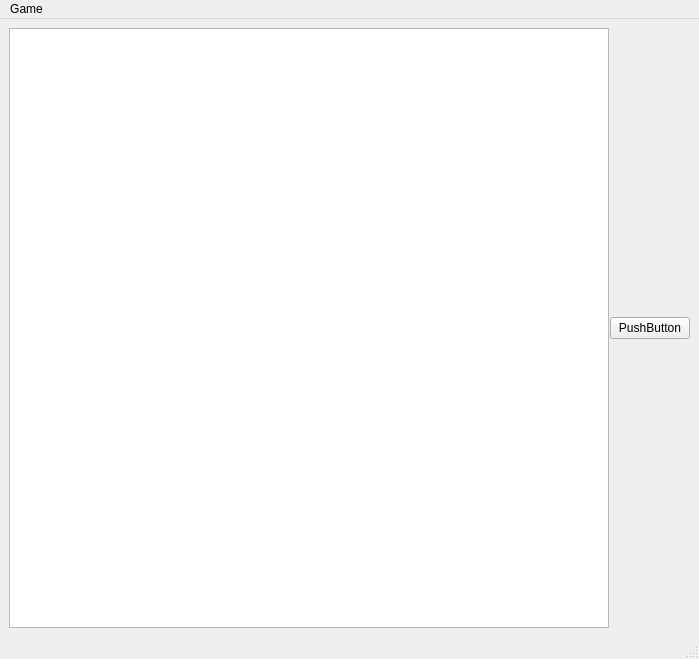
<?xml version="1.0" encoding="UTF-8"?>
<ui version="4.0">
 <class>MainWindow</class>
 <widget class="QMainWindow" name="MainWindow">
  <property name="geometry">
   <rect>
    <x>0</x>
    <y>0</y>
    <width>699</width>
    <height>659</height>
   </rect>
  </property>
  <property name="sizePolicy">
   <sizepolicy hsizetype="Fixed" vsizetype="Fixed">
    <horstretch>0</horstretch>
    <verstretch>0</verstretch>
   </sizepolicy>
  </property>
  <property name="minimumSize">
   <size>
    <width>699</width>
    <height>659</height>
   </size>
  </property>
  <property name="maximumSize">
   <size>
    <width>699</width>
    <height>659</height>
   </size>
  </property>
  <property name="windowTitle">
   <string>MainWindow</string>
  </property>
  <widget class="QWidget" name="centralwidget">
   <property name="sizePolicy">
    <sizepolicy hsizetype="Fixed" vsizetype="Fixed">
     <horstretch>0</horstretch>
     <verstretch>0</verstretch>
    </sizepolicy>
   </property>
   <layout class="QHBoxLayout" name="horizontalLayout">
    <property name="spacing">
     <number>0</number>
    </property>
    <property name="leftMargin">
     <number>0</number>
    </property>
    <property name="topMargin">
     <number>0</number>
    </property>
    <property name="rightMargin">
     <number>0</number>
    </property>
    <property name="bottomMargin">
     <number>0</number>
    </property>
    <item>
     <widget class="QWidget" name="widget" native="true">
      <layout class="QHBoxLayout" name="horizontalLayout_2">
       <item>
        <widget class="QGraphicsView" name="graphicsView">
         <property name="sizePolicy">
          <sizepolicy hsizetype="Fixed" vsizetype="Fixed">
           <horstretch>0</horstretch>
           <verstretch>0</verstretch>
          </sizepolicy>
         </property>
         <property name="minimumSize">
          <size>
           <width>600</width>
           <height>600</height>
          </size>
         </property>
         <property name="maximumSize">
          <size>
           <width>600</width>
           <height>600</height>
          </size>
         </property>
         <property name="verticalScrollBarPolicy">
          <enum>Qt::ScrollBarAlwaysOff</enum>
         </property>
         <property name="horizontalScrollBarPolicy">
          <enum>Qt::ScrollBarAlwaysOff</enum>
         </property>
        </widget>
       </item>
       <item>
        <widget class="QPushButton" name="pushButton">
         <property name="text">
          <string>PushButton</string>
         </property>
        </widget>
       </item>
      </layout>
     </widget>
    </item>
   </layout>
  </widget>
  <widget class="QMenuBar" name="menubar">
   <property name="geometry">
    <rect>
     <x>0</x>
     <y>0</y>
     <width>699</width>
     <height>21</height>
    </rect>
   </property>
   <widget class="QMenu" name="menuClose">
    <property name="title">
     <string>Game</string>
    </property>
    <addaction name="actionGame_close"/>
   </widget>
   <addaction name="menuClose"/>
  </widget>
  <widget class="QStatusBar" name="statusbar"/>
  <action name="actionGame_close">
   <property name="text">
    <string>Game close</string>
   </property>
  </action>
 </widget>
 <resources/>
 <connections>
  <connection>
   <sender>actionGame_close</sender>
   <signal>triggered()</signal>
   <receiver>MainWindow</receiver>
   <slot>gameclose()</slot>
   <hints>
    <hint type="sourcelabel">
     <x>-1</x>
     <y>-1</y>
    </hint>
    <hint type="destinationlabel">
     <x>341</x>
     <y>265</y>
    </hint>
   </hints>
  </connection>
  <connection>
   <sender>pushButton</sender>
   <signal>pressed()</signal>
   <receiver>MainWindow</receiver>
   <slot>gameclose()</slot>
   <hints>
    <hint type="sourcelabel">
     <x>61</x>
     <y>262</y>
    </hint>
    <hint type="destinationlabel">
     <x>255</x>
     <y>-13</y>
    </hint>
   </hints>
  </connection>
 </connections>
 <slots>
  <slot>gameclose()</slot>
 </slots>
</ui>
